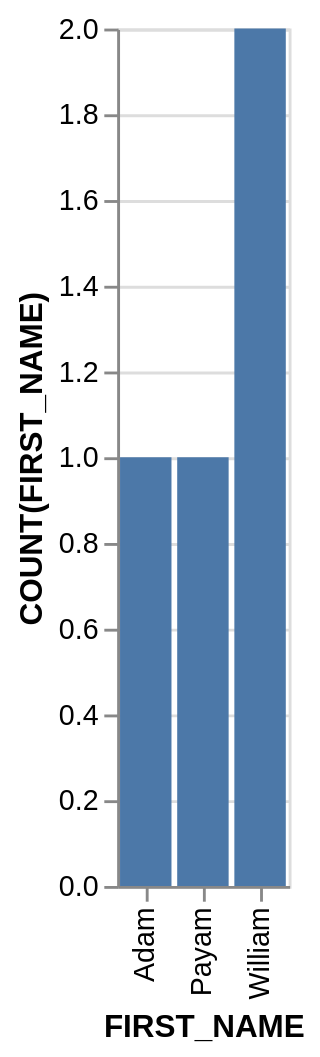

Express this chart as Vega-Lite.
### Vega-Lite specification from a JSON file in a GitHub repository (floating-point values rounded to 4 significant figures)
{"data": {"values": [{"x_data": "Adam", "y_data": 1}, {"x_data": "Payam", "y_data": 1}, {"x_data": "William", "y_data": 2}]}, "mark": "bar", "encoding": {"x": {"field": "x_data", "type": "nominal", "title": "FIRST_NAME", "sort": {"op": "sum", "field": "y_data", "order": "ascending"}}, "y": {"field": "y_data", "type": "quantitative", "title": "COUNT(FIRST_NAME)"}}}
